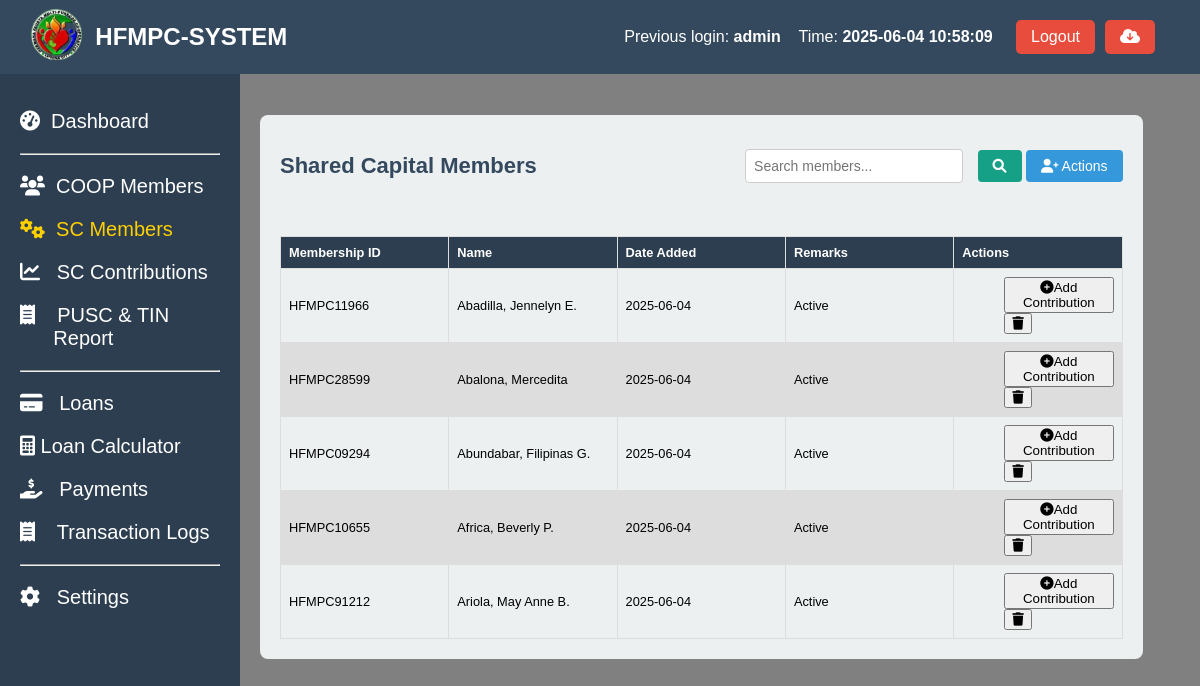
Screenshot of /coop_members_shared_capitals.php (signed in) with the database file from the repository.
### tables this page shows
CREATE TABLE `coop_members_shared_capital` (
  `id` int(11) NOT NULL AUTO_INCREMENT,
  `Membership_ID` varchar(11) NOT NULL,
  `name_of_member` varchar(50) NOT NULL,
  `Date_Added` date NOT NULL,
  `status` int(11) NOT NULL,
  `remarks` varchar(10) NOT NULL,
  PRIMARY KEY (`id`)
);

CREATE TABLE `coop_members` (
  `coop_id` int(50) NOT NULL AUTO_INCREMENT,
  `membership_id` varchar(50) NOT NULL,
  `name_of_member` varchar(255) NOT NULL,
  `contact_number` varchar(20) NOT NULL,
  `tin` varchar(15) NOT NULL,
  `date_accepted` date NOT NULL,
  `bod_resolution` varchar(50) NOT NULL,
  `type_of_membership` varchar(50) NOT NULL,
  `shares_subscribed` decimal(10,2) NOT NULL,
  `amount_subscribed` decimal(10,2) NOT NULL,
  `initial_paid_up` decimal(10,2) NOT NULL,
  `address` text NOT NULL,
  `date_of_birth` date NOT NULL,
  `age` int(11) NOT NULL,
  `gender` varchar(20) NOT NULL,
  `civil_status` varchar(50) NOT NULL,
  `occupation` varchar(100) NOT NULL,
  `number_of_dependents` int(11) NOT NULL,
  `religious` varchar(100) NOT NULL,
  `annual_income` decimal(10,2) NOT NULL,
  `date_terminated` date DEFAULT NULL,
  `educational_attainment` varchar(50) NOT NULL,
  `status` int(5) NOT NULL,
  `remarks` varchar(10) NOT NULL,
  `created_at` timestamp NOT NULL DEFAULT current_timestamp(),
  PRIMARY KEY (`coop_id`)
);

### coop_members_shared_capitals.php (the view, shortened to what this page needs)
<?php
include 'header.php';
include 'sidebar.php';
?>
<link rel="stylesheet" href="assets/coop_members_shared_capitals.css">
<link rel="stylesheet" href="assets/message.css">
<link rel="stylesheet" href="assets/loader.css">
<main class="content-member">
  <section class="stats-member">
    <div class="card-member">
      <div class="card-header-member">
        <h2>Shared Capital Members</h2>
        <div class="actions">
           <input type="text" id="search-bar" placeholder="Search members..." oninput="searchTable()">
            <button class="search-btn" onclick="searchTable()">
                <i class="fas fa-search"></i>
            </button>
            <div class="dropdown">
              <button class="add-btn" onclick="toggleDropdown()">
                  <i class="fas fa-user-plus"></i> Actions
              </button>
            </div>
        </div>
      </div>
      <div style="overflow-x:auto;">
        <table id="member-table">
          <thead>
            <tr>
              <th>Membership ID</th>
              <th>Name</th>
              <th>Date Added</th>
              <th>Remarks</th>
              <th>Actions</th>
            </tr>
          </thead>
          <tbody>
            <?php
             $sql = "SELECT sc.id, sc.Membership_ID, sc.Date_Added, cm.name_of_member, sc.status, sc.Remarks
                     FROM coop_members_shared_capital sc
                     LEFT JOIN coop_members cm ON sc.Membership_ID = cm.membership_id
                     WHERE sc.Remarks IS NULL OR sc.Remarks != 'Deleted'";
            $sql .= " ORDER BY cm.name_of_member ASC";
            $result = $conn->query($sql);
            if ($result->num_rows > 0) {
                while ($row = $result->fetch_assoc()) {
                    $status = $row['status'];
                    echo '<tr>';
                    echo '<td>' . htmlspecialchars($row['Membership_ID']) . '</td>';
                    echo '<td>' . htmlspecialchars($row['name_of_member']) . '</td>';
                    echo '<td>' . htmlspecialchars($row['Date_Added']) . '</td>';
                    echo '<td>';
                    echo $status == 1 ? '<span class="remark-active">Active</span>' : '<span class="remark-withdrawn">Withdrawn</span>';
                    echo '</td>';
                    echo '<td style="padding-left: 50px;">';
                    echo '<a href="#" onclick="openContributionModal(\'' . $row['Membership_ID'] . '\', \'' . $row['id'] . '\', ' . $row['status'] . ')"><button> <i class="fas fa-plus-circle"></i>Add Contribution</button></a>';
                    echo '<a href="coop_members_shared_capitals_delete_functions.php?id=' . htmlspecialchars($row['Membership_ID']) . '" class="delete-btn" onclick="return confirm(\'Are you sure you want to delete this member?\')"><button><i class="fa-solid fa-trash"></i></button></a>';
                    echo '</td>';
                    echo '</tr>';
                }
            } else {
                echo '<tr><td colspan="6">No records found</td></tr>';
            }
            ?>
          </tbody>
        </table>
      </div>
    </div>
  </section>
</main>

### header.php (shortened to what this page needs)
<?php
include 'config/config.php';
$previous_user = null;
$sql_prev = "SELECT id, username, login_time FROM login_activity ORDER BY login_time DESC LIMIT 1 OFFSET 1";
$result_prev = $conn->query($sql_prev);
if ($result_prev->num_rows > 0) {
    $previous_user = $result_prev->fetch_assoc();
}
?>
<!DOCTYPE html>
<html lang="en">
<head>
  <link rel="stylesheet" href="https://cdnjs.cloudflare.com/ajax/libs/font-awesome/6.0.0-beta3/css/all.min.css">
  <link rel="stylesheet" href="assets/styles.css">
</head>
<body>
<header class="header">
  <div class="header-content">
    <div class="dashboard-left">
      <a href="index.php"><img src="logo.png" alt="Logo" class="dashboard-logo" width="20%"></a>
      <h1> HFMPC-SYSTEM</h1>
    </div>
    <div class="admin-info">
      <?php if ($previous_user): ?>
        <div class="previous-login-info" style="text-align: right; display: flex; justify-content: space-between;">
          <p>Previous login: <strong><?php echo htmlspecialchars($previous_user['username']); ?></strong></p> &nbsp&nbsp&nbsp&nbsp
          <p>Time: <strong><?php echo htmlspecialchars($previous_user['login_time']); ?></strong></p>&nbsp&nbsp&nbsp
        </div>
      <?php else: ?>
        <p class="previous-login-info">No previous login records found.</p>
      <?php endif; ?>
      <button class="logout-btn" onclick="confirmLogout();">Logout</button>
      <form method="post" action="backup.php" onsubmit="return confirmBackup();">
          <button class="logout-btn" type="submit" name="backup"><i class="fas fa-cloud-download-alt"></i></button>
      </form>
    </div>
  </div>
</header>
</body>
</html>

### sidebar.php (shortened to what this page needs)
<?php
$current_page = basename($_SERVER['PHP_SELF']);
function is_active($page) {
    global $current_page;
    return $current_page == $page ? 'active' : '';
}
?>
<aside class="sidebar">
  <ul>
    <li class="<?= is_active('index.php') ?>"><a href="index.php"><i class="fas fa-tachometer-alt"></i>&nbsp Dashboard</a></li>
    <hr>
    <li class="<?= is_active('coop_members.php') ?>"><a href="coop_members.php"><i class="fas fa-users"></i>&nbsp COOP Members</a></li>
    <li class="<?= is_active('coop_members_shared_capitals.php') ?>"><a href="coop_members_shared_capitals.php"><i class="fas fa-cogs"></i>&nbsp SC Members</a></li>
    <li class="<?= is_active('coop_members_shared_capitals_contribution.php') ?>"><a href="coop_members_shared_capitals_contribution.php"><i class="fas fa-chart-line"></i>&nbsp&nbsp SC Contributions</a></li>
    <li class="<?= is_active('coop_members_pusc_tin.php') ?>"><a href="coop_members_pusc_tin.php"><i class="fas fa-receipt"></i>&nbsp&nbsp&nbsp PUSC & TIN &nbsp&nbsp&nbsp&nbsp&nbsp&nbspReport</a></li>
    <hr>
    <li class="<?= is_active('coop_members_loan.php') ?>"><a href="coop_members_loan.php"><i class="fas fa-credit-card"></i>&nbsp&nbsp Loans</a></li>
    <li class="<?= is_active('loan_amortization.php') ?>"><a href="loan_amortization.php"><i class="fas fa-calculator"></i> Loan Calculator</a></li>
    <li class="<?= is_active('coop_members_payments.php') ?>"><a href="coop_members_payments.php"><i class="fas fa-hand-holding-usd"></i>&nbsp&nbsp Payments</a></li>
    <li class="<?= is_active('coop_members_transaction_logs.php') ?>"><a href="coop_members_transaction_logs.php"><i class="fas fa-receipt"></i>&nbsp&nbsp&nbsp Transaction Logs</a></li>
    <hr>
    <li class="<?= is_active('#') ?>"><a href="#"><i class="fas fa-cog"></i>&nbsp&nbsp Settings</a></li>
  </ul>
</aside>

### assets/styles.css (style rules this page uses)
body { font-family: Arial, sans-serif; margin: 0; height: 100vh; display: flex; flex-direction: column; }
header { background-color: #34495e; color: white; padding: 5px; width: 100%; display: flex; justify-content: space-between; align-items: center; position: fixed; z-index: 10; }
header h1 { font-size: 24px; }
.header-content { display: flex; justify-content: space-between; width: 100%; padding-right: 50px; padding-left: 20px; }
.admin-info { display: flex; align-items: center; gap: 10px; }
.logout-btn { background-color: #e74c3c; color: white; border: none; padding: 8px 15px; cursor: pointer; font-size: 16px; border-radius: 5px; }
.logout-btn { background-color: #e74c3c; color: white; border: none; padding: 8px 15px; cursor: pointer; }
.sidebar { margin-top: 10px; width: 200px; background-color: #2c3e50; color: white; padding: 20px; height: 100%; position: fixed; top: 60px; z-index: 5; }
.sidebar ul { list-style: none; padding: 0; }
.sidebar ul li { margin: 20px 0; }
.sidebar ul li a { color: white; text-decoration: none; font-size: 20px; display: block; transition: 0.5s; }
.dashboard-left { display: flex; align-items: center; gap: 10px; }
.dashboard-logo { height: 60px; width: auto; object-fit: contain; }

### assets/coop_members_shared_capitals.css (style rules this page uses)
.content-member { background-color: gray; margin-left: 150px; padding: 100px; margin-top: 5px; flex-grow: 1; height: 100vh; overflow-y: auto; position: relative; }
.stats-member { display: flex; justify-content: space-between; margin-top: 10px; width: 105%; }
.card-member { background-color: #ecf0f1; border-radius: 8px; padding: 20px; width: 100%; margin-left: 10px; position:relative; }
.card-member h2 { font-size: 22px; color: #34495e; }
table { font-family: arial, sans-serif; border-collapse: collapse; width: 100%; table-layout: fixed; font-size: 80%; }
th { background-color: #2c3e50; color: white; }
td, th { border: 1px solid #dddddd; text-align: left; padding: 8px; word-wrap: break-word; white-space: normal; max-width: 150px; overflow: hidden; text-overflow: ellipsis; }
tr:nth-child(even) { background-color: #dddddd; }
.card-header-member { display: flex; justify-content: space-between; align-items: center; margin-bottom: 20px; }
.add-btn { padding: 8px 15px; font-size: 14px; color: white; background-color: #3498db; border: none; border-radius: 4px; cursor: pointer; }
form { display: flex; flex-direction: column; }
#search-bar { padding: 8px; font-size: 14px; width: 200px; border: 1px solid #ccc; border-radius: 4px; }
.search-btn { padding: 8px 15px; font-size: 14px; color: white; background-color: #16a085; border: none; border-radius: 4px; cursor: pointer; margin-left: 10px; }
.dropdown { position: relative; display: inline-block; }

### sidebar.php (style rules this page uses)
.sidebar .active a { color:rgb(255, 208, 0); }

### coop_members_shared_capitals.php (style rules this page uses)
.content-member { background-color: gray; }

### rows the page displays
coop_members_shared_capital: Membership_ID "HFMPC11966", coop_members.name_of_member "Abadilla, Jennelyn E.", Date_Added "2025-06-04", status "Active"
coop_members_shared_capital: Membership_ID "HFMPC28599", coop_members.name_of_member "Abalona, Mercedita", Date_Added "2025-06-04", status "Active"
coop_members_shared_capital: Membership_ID "HFMPC09294", coop_members.name_of_member "Abundabar, Filipinas G.", Date_Added "2025-06-04", status "Active"
coop_members_shared_capital: Membership_ID "HFMPC10655", coop_members.name_of_member "Africa, Beverly P.", Date_Added "2025-06-04", status "Active"
coop_members_shared_capital: Membership_ID "HFMPC91212", coop_members.name_of_member "Ariola, May Anne B.", Date_Added "2025-06-04", status "Active"

### other values shown
$previous_user['username'] "admin"
$previous_user['login_time'] "2025-06-04 10:58:09"
